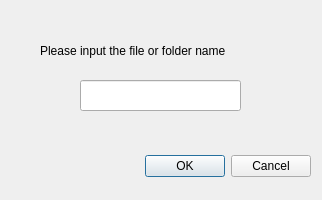
<?xml version="1.0" encoding="UTF-8"?>
<ui version="4.0">
 <class>inputDialog</class>
 <widget class="QDialog" name="inputDialog">
  <property name="geometry">
   <rect>
    <x>0</x>
    <y>0</y>
    <width>322</width>
    <height>200</height>
   </rect>
  </property>
  <property name="windowTitle">
   <string>Dialog</string>
  </property>
  <widget class="QDialogButtonBox" name="buttonBox">
   <property name="geometry">
    <rect>
     <x>-30</x>
     <y>150</y>
     <width>341</width>
     <height>32</height>
    </rect>
   </property>
   <property name="orientation">
    <enum>Qt::Horizontal</enum>
   </property>
   <property name="standardButtons">
    <set>QDialogButtonBox::Cancel|QDialogButtonBox::Ok</set>
   </property>
  </widget>
  <widget class="QLineEdit" name="lineEdit">
   <property name="geometry">
    <rect>
     <x>80</x>
     <y>80</y>
     <width>161</width>
     <height>31</height>
    </rect>
   </property>
  </widget>
  <widget class="QLabel" name="label">
   <property name="geometry">
    <rect>
     <x>40</x>
     <y>30</y>
     <width>251</width>
     <height>41</height>
    </rect>
   </property>
   <property name="text">
    <string>Please input the file or folder name</string>
   </property>
  </widget>
 </widget>
 <resources/>
 <connections>
  <connection>
   <sender>buttonBox</sender>
   <signal>accepted()</signal>
   <receiver>inputDialog</receiver>
   <slot>accept()</slot>
   <hints>
    <hint type="sourcelabel">
     <x>248</x>
     <y>254</y>
    </hint>
    <hint type="destinationlabel">
     <x>157</x>
     <y>274</y>
    </hint>
   </hints>
  </connection>
  <connection>
   <sender>buttonBox</sender>
   <signal>rejected()</signal>
   <receiver>inputDialog</receiver>
   <slot>reject()</slot>
   <hints>
    <hint type="sourcelabel">
     <x>316</x>
     <y>260</y>
    </hint>
    <hint type="destinationlabel">
     <x>286</x>
     <y>274</y>
    </hint>
   </hints>
  </connection>
 </connections>
</ui>
